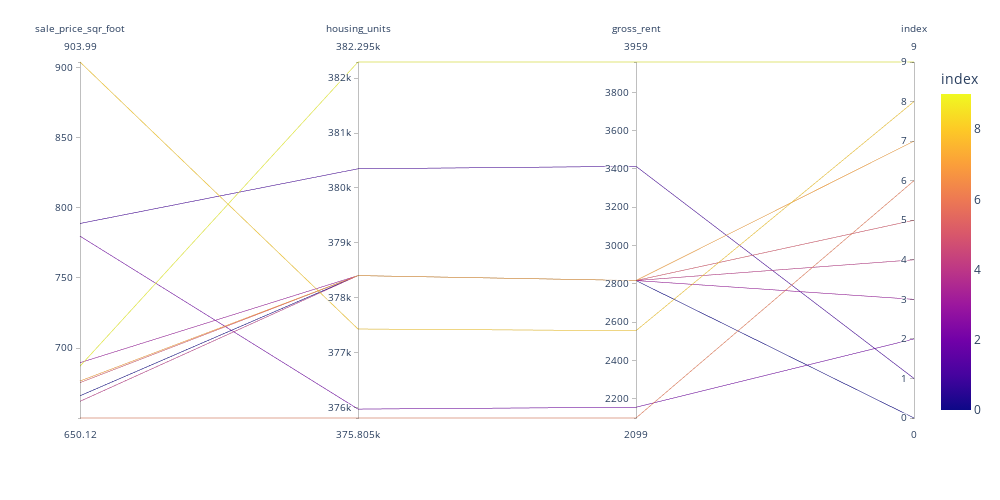

Here is the notebook cell this chart was saved with:
### Code cell
# Parallel Coordinates Plot
# YOUR CODE HERE!
px.parallel_coordinates(ten_exp_nb_per_yr, color=ten_exp_nb_per_yr.index, width=1000, height=500)

### Figure 1 — Plotly figure (JSON) as saved in the notebook; plotly's stock layout.template omitted (floating-point values rounded to 4 significant figures)
{"data": [{"dimensions": [{"label": "sale_price_sqr_foot", "values": [666.0, 788.8, 779.8, 689.6, 662.0, 675.4, 650.1, 676.5, 904.0, 687.1]}, {"label": "housing_units", "values": [378401, 380348, 376000.0, 378401, 378401, 378401, 375805, 378401, 377400.0, 382295]}, {"label": "gross_rent", "values": [2817.0, 3414, 2155.0, 2817.0, 2817.0, 2817.0, 2099, 2817.0, 2555.0, 3959]}, {"label": "index", "values": [0, 1, 2, 3, 4, 5, 6, 7, 8, 9]}], "domain": {"x": [0, 1], "y": [0, 1]}, "line": {"color": [0, 1, 2, 3, 4, 5, 6, 7, 8, 9], "coloraxis": "coloraxis"}, "name": "", "type": "parcoords"}], "layout": {"coloraxis": {"colorbar": {"title": {"text": "index"}}, "colorscale": [[0, "#0d0887"], [0.1111, "#46039f"], [0.2222, "#7201a8"], [0.3333, "#9c179e"], [0.4444, "#bd3786"], [0.5556, "#d8576b"], [0.6667, "#ed7953"], [0.7778, "#fb9f3a"], [0.8889, "#fdca26"], [1, "#f0f921"]]}, "height": 500, "legend": {"tracegroupgap": 0}, "margin": {"t": 60}, "width": 1000}}
